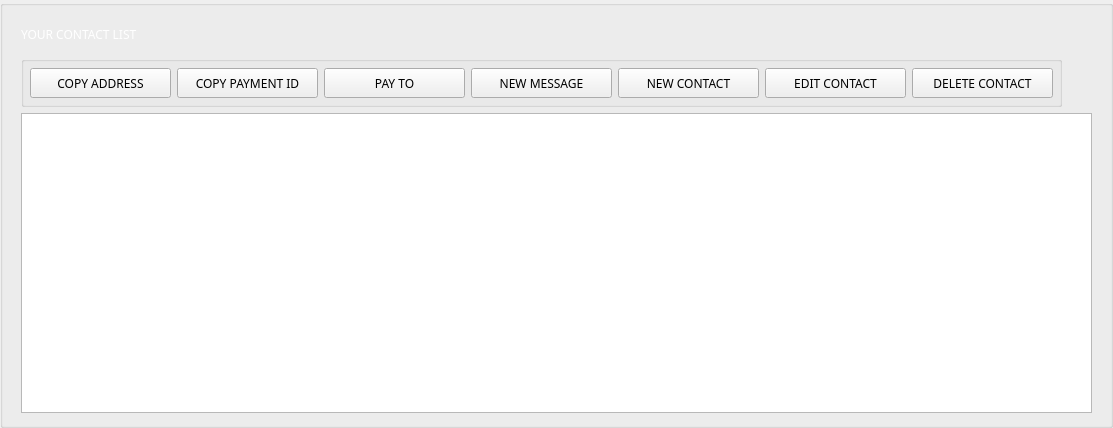
       <widget class="QGroupBox" name="addressBookBox">
        <property name="sizePolicy">
         <sizepolicy hsizetype="Expanding" vsizetype="Expanding">
          <horstretch>0</horstretch>
          <verstretch>0</verstretch>
         </sizepolicy>
        </property>
        <property name="styleSheet">
         <string notr="true"/>
        </property>
        <property name="title">
         <string/>
        </property>
        <layout class="QGridLayout" name="gridLayout_7">
         <property name="leftMargin">
          <number>18</number>
         </property>
         <property name="topMargin">
          <number>12</number>
         </property>
         <property name="rightMargin">
          <number>18</number>
         </property>
         <property name="bottomMargin">
          <number>12</number>
         </property>
         <property name="spacing">
          <number>6</number>
         </property>
         <item row="0" column="0" colspan="2">
          <widget class="QLabel" name="title_addressBook">
           <property name="minimumSize">
            <size>
             <width>250</width>
             <height>32</height>
            </size>
           </property>
           <property name="maximumSize">
            <size>
             <width>250</width>
             <height>32</height>
            </size>
           </property>
           <property name="font">
            <font>
             <family>Poppins</family>
            </font>
           </property>
           <property name="styleSheet">
            <string notr="true">color: #fff;
</string>
           </property>
           <property name="text">
            <string>YOUR CONTACT LIST</string>
           </property>
          </widget>
         </item>
         <item row="1" column="0">
          <widget class="QGroupBox" name="addressBookButtons">
           <property name="styleSheet">
            <string notr="true"/>
           </property>
           <layout class="QHBoxLayout" name="horizontalLayout_12">
            <property name="spacing">
             <number>6</number>
            </property>
            <property name="leftMargin">
             <number>6</number>
            </property>
            <property name="topMargin">
             <number>6</number>
            </property>
            <property name="rightMargin">
             <number>6</number>
            </property>
            <property name="bottomMargin">
             <number>6</number>
            </property>
            <item>
             <widget class="QPushButton" name="b1_copyContactAddressButton">
              <property name="sizePolicy">
               <sizepolicy hsizetype="Preferred" vsizetype="Preferred">
                <horstretch>0</horstretch>
                <verstretch>0</verstretch>
               </sizepolicy>
              </property>
              <property name="minimumSize">
               <size>
                <width>141</width>
                <height>30</height>
               </size>
              </property>
              <property name="maximumSize">
               <size>
                <width>16777215</width>
                <height>30</height>
               </size>
              </property>
              <property name="font">
               <font>
                <family>Poppins</family>
               </font>
              </property>
              <property name="styleSheet">
               <string notr="true">/* This button style is handled automatically by OverviewFrame:setStyles() (in OverviewFrame.cpp) */</string>
              </property>
              <property name="text">
               <string>COPY ADDRESS</string>
              </property>
              <property name="type" stdset="0">
               <string notr="true">b1</string>
              </property>
             </widget>
            </item>
            <item>
             <widget class="QPushButton" name="b1_copyContactPaymentIdButton">
              <property name="sizePolicy">
               <sizepolicy hsizetype="Preferred" vsizetype="Preferred">
                <horstretch>0</horstretch>
                <verstretch>0</verstretch>
               </sizepolicy>
              </property>
              <property name="minimumSize">
               <size>
                <width>141</width>
                <height>30</height>
               </size>
              </property>
              <property name="maximumSize">
               <size>
                <width>16777215</width>
                <height>30</height>
               </size>
              </property>
              <property name="font">
               <font>
                <family>Poppins</family>
               </font>
              </property>
              <property name="styleSheet">
               <string notr="true">/* This button style is handled automatically by OverviewFrame:setStyles() (in OverviewFrame.cpp) */</string>
              </property>
              <property name="text">
               <string>COPY PAYMENT ID</string>
              </property>
              <property name="type" stdset="0">
               <string notr="true">b1</string>
              </property>
             </widget>
            </item>
            <item>
             <widget class="QPushButton" name="b1_payToButton">
              <property name="sizePolicy">
               <sizepolicy hsizetype="Preferred" vsizetype="Preferred">
                <horstretch>0</horstretch>
                <verstretch>0</verstretch>
               </sizepolicy>
              </property>
              <property name="minimumSize">
               <size>
                <width>141</width>
                <height>30</height>
               </size>
              </property>
              <property name="maximumSize">
               <size>
                <width>16777215</width>
                <height>30</height>
               </size>
              </property>
              <property name="font">
               <font>
                <family>Poppins</family>
               </font>
              </property>
              <property name="styleSheet">
               <string notr="true">/* This button style is handled automatically by OverviewFrame:setStyles() (in OverviewFrame.cpp) */</string>
              </property>
              <property name="text">
               <string>PAY TO</string>
              </property>
              <property name="type" stdset="0">
               <string notr="true">b1</string>
              </property>
             </widget>
            </item>
            <item>
             <widget class="QPushButton" name="b1_messageToButton">
              <property name="sizePolicy">
               <sizepolicy hsizetype="Preferred" vsizetype="Preferred">
                <horstretch>0</horstretch>
                <verstretch>0</verstretch>
               </sizepolicy>
              </property>
              <property name="minimumSize">
               <size>
                <width>141</width>
                <height>30</height>
               </size>
              </property>
              <property name="maximumSize">
               <size>
                <width>16777215</width>
                <height>30</height>
               </size>
              </property>
              <property name="font">
               <font>
                <family>Poppins</family>
               </font>
              </property>
              <property name="text">
               <string>NEW MESSAGE</string>
              </property>
              <property name="type" stdset="0">
               <string notr="true">b1</string>
              </property>
             </widget>
            </item>
            <item>
             <widget class="QPushButton" name="b1_newContactButton">
              <property name="sizePolicy">
               <sizepolicy hsizetype="Preferred" vsizetype="Preferred">
                <horstretch>0</horstretch>
                <verstretch>0</verstretch>
               </sizepolicy>
              </property>
              <property name="minimumSize">
               <size>
                <width>141</width>
                <height>30</height>
               </size>
              </property>
              <property name="maximumSize">
               <size>
                <width>16777215</width>
                <height>30</height>
               </size>
              </property>
              <property name="font">
               <font>
                <family>Poppins</family>
               </font>
              </property>
              <property name="styleSheet">
               <string notr="true">/* This button style is handled automatically by OverviewFrame:setStyles() (in OverviewFrame.cpp) */</string>
              </property>
              <property name="text">
               <string>NEW CONTACT</string>
              </property>
              <property name="type" stdset="0">
               <string notr="true">b1</string>
              </property>
             </widget>
            </item>
            <item>
             <widget class="QPushButton" name="b1_editContactButton">
              <property name="sizePolicy">
               <sizepolicy hsizetype="Preferred" vsizetype="Preferred">
                <horstretch>0</horstretch>
                <verstretch>0</verstretch>
               </sizepolicy>
              </property>
              <property name="minimumSize">
               <size>
                <width>141</width>
                <height>30</height>
               </size>
              </property>
              <property name="maximumSize">
               <size>
                <width>16777215</width>
                <height>30</height>
               </size>
              </property>
              <property name="font">
               <font>
                <family>Poppins</family>
               </font>
              </property>
              <property name="styleSheet">
               <string notr="true">/* This button style is handled automatically by OverviewFrame:setStyles() (in OverviewFrame.cpp) */</string>
              </property>
              <property name="text">
               <string>EDIT CONTACT</string>
              </property>
              <property name="type" stdset="0">
               <string notr="true">b1</string>
              </property>
             </widget>
            </item>
            <item>
             <widget class="QPushButton" name="b1_deleteContactButton">
              <property name="sizePolicy">
               <sizepolicy hsizetype="Preferred" vsizetype="Preferred">
                <horstretch>0</horstretch>
                <verstretch>0</verstretch>
               </sizepolicy>
              </property>
              <property name="minimumSize">
               <size>
                <width>141</width>
                <height>30</height>
               </size>
              </property>
              <property name="maximumSize">
               <size>
                <width>16777215</width>
                <height>30</height>
               </size>
              </property>
              <property name="font">
               <font>
                <family>Poppins</family>
               </font>
              </property>
              <property name="styleSheet">
               <string notr="true">/* This button style is handled automatically by OverviewFrame:setStyles() (in OverviewFrame.cpp) */</string>
              </property>
              <property name="text">
               <string>DELETE CONTACT</string>
              </property>
              <property name="type" stdset="0">
               <string notr="true">b1</string>
              </property>
             </widget>
            </item>
           </layout>
          </widget>
         </item>
         <item row="2" column="0" colspan="6">
          <widget class="QTreeView" name="m_addressBookView">
           <property name="minimumSize">
            <size>
             <width>1000</width>
             <height>300</height>
            </size>
           </property>
           <property name="styleSheet">
            <string notr="true"/>
           </property>
           <property name="verticalScrollBarPolicy">
            <enum>Qt::ScrollBarAsNeeded</enum>
           </property>
           <property name="horizontalScrollBarPolicy">
            <enum>Qt::ScrollBarAsNeeded</enum>
           </property>
           <property name="sizeAdjustPolicy">
            <enum>QAbstractScrollArea::AdjustToContentsOnFirstShow</enum>
           </property>
           <property name="alternatingRowColors">
            <bool>true</bool>
           </property>
           <property name="indentation">
            <number>0</number>
           </property>
           <property name="rootIsDecorated">
            <bool>false</bool>
           </property>
           <property name="uniformRowHeights">
            <bool>true</bool>
           </property>
           <property name="itemsExpandable">
            <bool>true</bool>
           </property>
           <property name="sortingEnabled">
            <bool>true</bool>
           </property>
           <attribute name="headerMinimumSectionSize">
            <number>60</number>
           </attribute>
           <attribute name="headerDefaultSectionSize">
            <number>150</number>
           </attribute>
           <attribute name="headerShowSortIndicator" stdset="0">
            <bool>true</bool>
           </attribute>
           <attribute name="headerStretchLastSection">
            <bool>true</bool>
           </attribute>
          </widget>
         </item>
        </layout>
       </widget>
